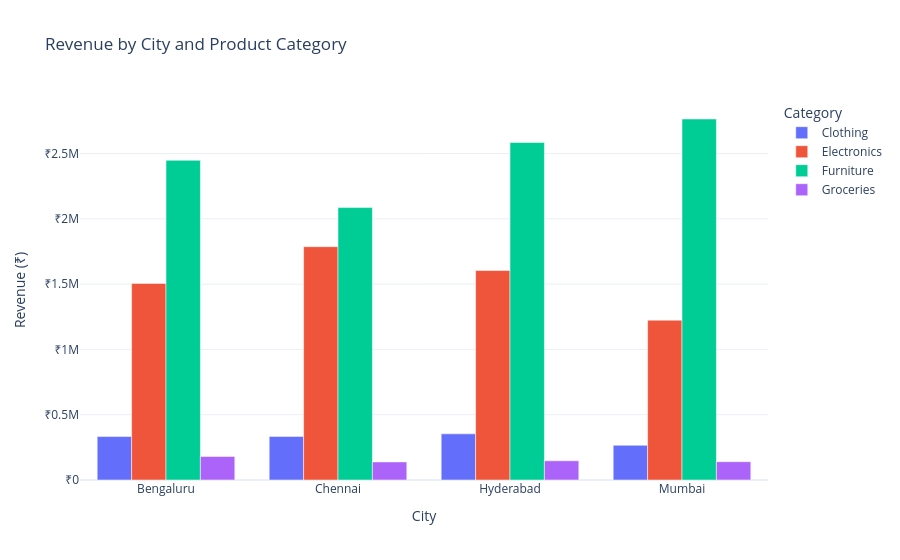

Here is the notebook cell this chart was saved with:
### Code cell
sales_by_city_category = (
    df.groupby(["City", "Category"], as_index=False)
      .agg(Revenue=("Revenue", "sum"))
)

fig1 = px.bar(
    sales_by_city_category,
    x="City",
    y="Revenue",
    color="Category",
    barmode="group",
    title="Revenue by City and Product Category",
    labels={
        "Revenue": "Revenue (₹)",
        "City": "City",
        "Category": "Product Category"
    },
    hover_data={"Revenue": ":,.2f"}
)

fig1.update_layout(
    template="plotly_white",
    yaxis_tickprefix="₹",
    legend_title="Category"
)

fig1.show()

### Figure 1 — Plotly figure (JSON) as saved in the notebook; plotly's stock layout.template omitted (floating-point values rounded to 4 significant figures)
{"data": [{"alignmentgroup": "True", "hovertemplate": "Product Category=Clothing<br>City=%{x}<br>Revenue (₹)=%{y:,.2f}<extra></extra>", "legendgroup": "Clothing", "marker": {"color": "#636efa", "pattern": {"shape": ""}}, "name": "Clothing", "offsetgroup": "Clothing", "orientation": "v", "showlegend": true, "textposition": "auto", "type": "bar", "x": ["Bengaluru", "Chennai", "Hyderabad", "Mumbai"], "xaxis": "x", "y": [332800.0, 333900.0, 353500.0, 266000.0], "yaxis": "y"}, {"alignmentgroup": "True", "hovertemplate": "Product Category=Electronics<br>City=%{x}<br>Revenue (₹)=%{y:,.2f}<extra></extra>", "legendgroup": "Electronics", "marker": {"color": "#EF553B", "pattern": {"shape": ""}}, "name": "Electronics", "offsetgroup": "Electronics", "orientation": "v", "showlegend": true, "textposition": "auto", "type": "bar", "x": ["Bengaluru", "Chennai", "Hyderabad", "Mumbai"], "xaxis": "x", "y": [1505000.0, 1787000.0, 1604000.0, 1224000.0], "yaxis": "y"}, {"alignmentgroup": "True", "hovertemplate": "Product Category=Furniture<br>City=%{x}<br>Revenue (₹)=%{y:,.2f}<extra></extra>", "legendgroup": "Furniture", "marker": {"color": "#00cc96", "pattern": {"shape": ""}}, "name": "Furniture", "offsetgroup": "Furniture", "orientation": "v", "showlegend": true, "textposition": "auto", "type": "bar", "x": ["Bengaluru", "Chennai", "Hyderabad", "Mumbai"], "xaxis": "x", "y": [2448000.0, 2086000.0, 2585000.0, 2764000.0], "yaxis": "y"}, {"alignmentgroup": "True", "hovertemplate": "Product Category=Groceries<br>City=%{x}<br>Revenue (₹)=%{y:,.2f}<extra></extra>", "legendgroup": "Groceries", "marker": {"color": "#ab63fa", "pattern": {"shape": ""}}, "name": "Groceries", "offsetgroup": "Groceries", "orientation": "v", "showlegend": true, "textposition": "auto", "type": "bar", "x": ["Bengaluru", "Chennai", "Hyderabad", "Mumbai"], "xaxis": "x", "y": [180500.0, 138400.0, 147000.0, 140200.0], "yaxis": "y"}], "layout": {"barmode": "group", "legend": {"title": {"text": "Category"}, "tracegroupgap": 0}, "title": {"text": "Revenue by City and Product Category"}, "xaxis": {"anchor": "y", "domain": [0, 1], "title": {"text": "City"}}, "yaxis": {"anchor": "x", "domain": [0, 1], "tickprefix": "₹", "title": {"text": "Revenue (₹)"}}}}
